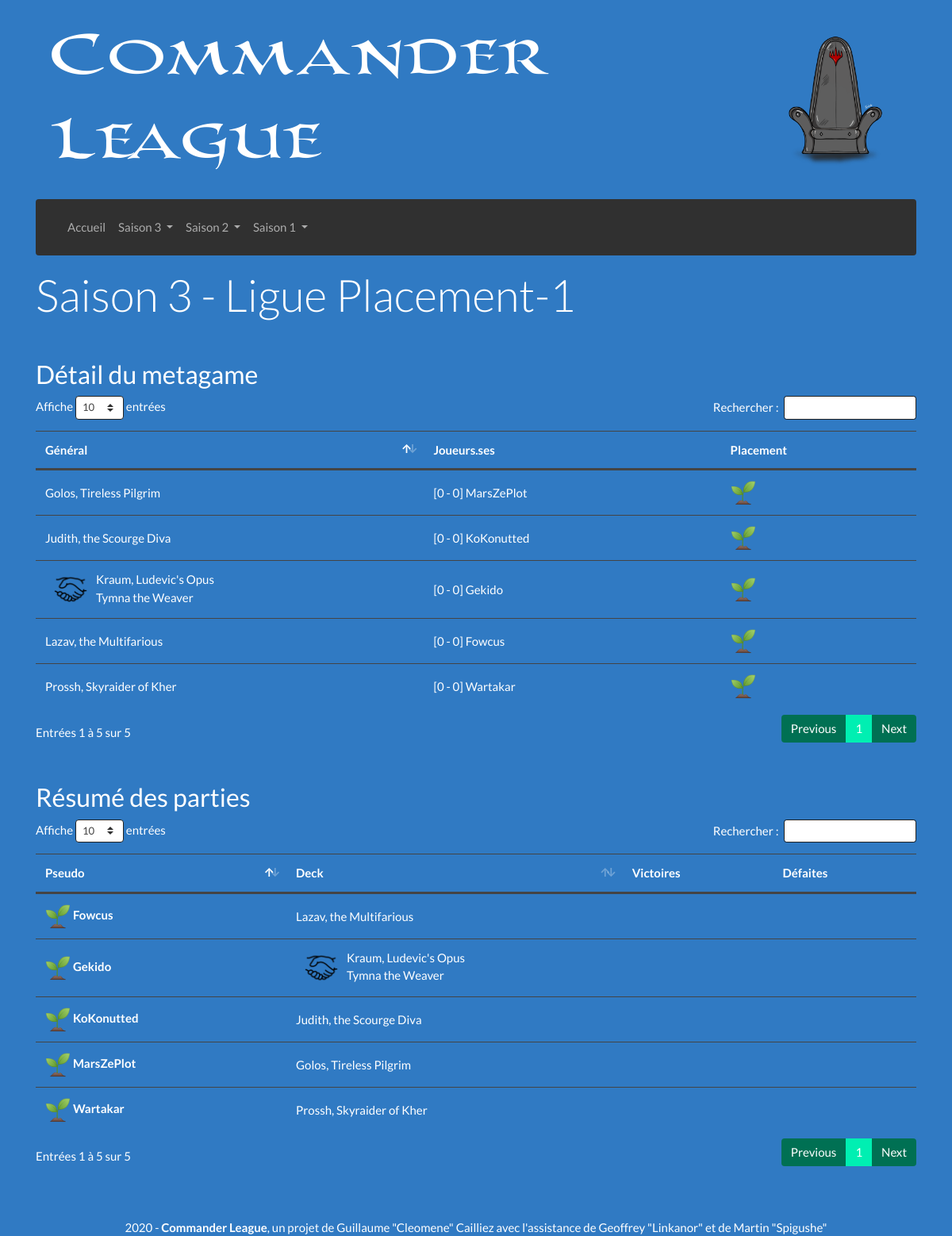
Screenshot of /Saison-3/Ligue-Placement-1 with the database file from the repository.
### tables this page shows
CREATE TABLE "participants" (
	"id_discord"	TEXT,
	"pseudo"	TEXT NOT NULL,
	"nom_role"	TEXT NOT NULL,
	PRIMARY KEY("id_discord")
);

CREATE TABLE "decks" (
	"id_deck"	INTEGER PRIMARY KEY AUTOINCREMENT,
	"id_discord"	TEXT NOT NULL,
	"est_joue"	INTEGER NOT NULL,
	"cle_MV"	INTEGER NOT NULL,
	"hash"	TEXT NOT NULL,
	"liste"	TEXT NOT NULL,
	"general"	TEXT NOT NULL
);

### Afficher/Elements/Vue/Vue_Groupe.php (called while the page is built)
<?php
function Affichage ($helper) {
	$affichage  = afficherTableauMetagame ($helper);
	$affichage .= afficherTableauParties ($helper);
	return $affichage;
}

### Afficher/Controleur.php (called while the page is built, shortened)
<?php
function getContenu ()
{
	if (isset($_GET['saison']) && isset($_GET['ligue']))
	{
		if (preg_match("/Placement/", $_GET['ligue']))
		{
			require_once('Afficher/Pages/Placement/Controleur.php');
		}
	}
	return Affichage($helper);
}
require_once('Afficher/Vue.php');

### Afficher/Vue.php (called while the page is built)
<?php
$contenu = getContenu();
require_once('Afficher/Elements/Gabarit.php');

### index.php (called while the page is built, shortened)
<?php
require_once('Controleur.php');

### Modele.php (called while the page is built, shortened)
<?php
function getBdd() {
	$bdd = new PDO("sqlite:BD/database.sqlite");
	    $bdd->setAttribute(PDO::ATTR_DEFAULT_FETCH_MODE, PDO::FETCH_ASSOC);
	    $bdd->setAttribute(PDO::ATTR_ERRMODE, PDO::ERRMODE_EXCEPTION);
	$bdd->query($_SESSION['dicoTables']['tableParticipants']);
	$bdd->query($_SESSION['dicoTables']['tableRoles']);
	$bdd->query($_SESSION['dicoTables']['tableDecks']);
	$bdd->query($_SESSION['dicoTables']['tableResultats']);
	$bdd->query($_SESSION['dicoTables']['tableLigues']);
	return $bdd;
}
function executerRequete($sql, $params = null) {
	if ($params == null) {
		$resultat = getBdd()->query($sql);
	} else {
		$resultat = getBdd()->prepare($sql);
		$resultat->execute($params);
	}
	return $resultat;
}

### Afficher/Elements/Resultats/Details.php (called while the page is built, shortened)
<?php
$helper = array();
$sql = "SELECT liste_decks FROM ligues
		WHERE num_saison = :s AND nom_ligue = :l;";
$helper['infos']['saison'] = $_GET['saison'];
$helper['infos']['ligue']  = ($_GET['saison'] < 3) ? preg_split("/-/",$_GET['ligue'])[0] : $_GET['ligue'];
$donnees = array(
	':l' => $_GET['ligue'],
	':s' => $helper['infos']['saison'],
);
$requete = executerRequete($sql,$donnees);
$resultat = $requete->fetch()['liste_decks'];
$_liste = preg_split('/, /i',$resultat);
$helper['infos']['decks'] = $_liste;
$_nbDecks = count($helper['infos']['decks']);
$helper['infos']['nbDecks'] = $_nbDecks;
$helper['infos']['max'] = $_nbDecks * ($_nbDecks - 1) / 2;
$helper['infos']['joues'] = 0;
$sql = "SELECT * FROM participants p
		JOIN decks d ON p.id_discord = d.id_discord
		WHERE d.id_deck = :id;";
for ($i = 0; $i < count($helper['infos']['decks']); $i++) {
	$requete = executerRequete($sql,array(':id'=>$helper['infos']['decks'][$i]));
	$resultat = $requete->fetch();
	$helper['infos']['pseudo'][] = $resultat['pseudo'];
	$helper['infos']['id_discord'][] = $resultat['id_discord'];
	$helper[$resultat['id_deck']] = array(
		'pseudo'		=> $resultat['pseudo'],
		'id_discord'	=> $resultat['id_discord'],
		'id_deck'		=> $resultat['id_deck'],
		'liste'			=> $resultat['liste'],
		'general'		=> $resultat['general'],
		'hash'			=> $resultat['hash'],
		'parties'		=> array(),
		'victoires'		=> 0,
		'defaites'		=> 0,
		'tiebreakers'	=> array(
			'matchPoints'			=> 0,
			'diffPoints'			=> 0,
			'tiedParticipants'		=> 0,
		),
	);
}

### Afficher/Pages/Placement/Controleur.php (called while the page is built)
<?php
require_once('Afficher/Elements/Modele.php');
require_once('Afficher/Pages/Placement/Modele.php');
if (preg_match("/[0-9]/",$_GET['ligue'])) {
	require_once("Afficher/Elements/Resultats/Details.php");
	require_once("Afficher/Elements/Vue/Vue_Groupe.php");
} else {
	require_once("Afficher/Elements/Resultats/Placement.php");
	require_once("Afficher/Elements/Vue/Vue_Global.php");
}

### Afficher/Elements/Tableaux/Vue_TableauParties.php (the view, shortened to what this page needs)
<?php
function tableauParties ($helper) {
	ob_start(); ?>
	<div class="table-responsive mb-5">
	<table id="tablePlacements" class="table table-hover" aria-describedby="tablePlacements">
		<thead>
			<tr>
				<th scope="col" class="sorting" aria-controls="tablePlacements">Pseudo</th>
				<th scope="col">Deck</th>
				<th scope="col">Victoires</th>
				<th scope="col">Défaites</th>
			</tr>
		</thead>
		<tbody>
		<?php
		for ($i = 0; $i < count($helper['infos']['pseudo']); $i++) {
			$cle = $helper['infos']['pseudo'][$i];
			?>
			<tr>
				<th scope="row" class="align-middle">
					<img src="Afficher/Icones/Placement-<?= min(3,$helper[$cle]['victoires']) ?>.png" width="32px">
					<?= $cle ?>
				</th>
				<td class="align-middle sorting_1">
					<?= afficheGeneralMetagame($helper[$cle]['general']) ?>
				</td>
				<td class="align-middle">
				</td>
				<td class="align-middle">
				</td>
			</tr>
			<?php
		}
		?>
		</tbody>
	</table>
	</div>
	<?php return ob_get_clean();
}

### Afficher/Pages/Placement/Modele.php (shortened to what this page needs)
<?php
function afficheGeneralMetagame ($texte) {
	$contraintes = "";
	if (preg_match('/\//i',$texte)) $contraintes .= "P";
	if ($contraintes == "") return $texte;
	if (preg_match('/p/i',$contraintes)) {
		$liste_partners = (preg_match('/c/i',$contraintes)) ? preg_split('/\(/',$texte)[0] : $texte;
		$partenaires = array(preg_split('/\/\//i',$liste_partners)[0],preg_split('/\/\//i',$liste_partners)[1]);
		$retour = imagePartenaires("principal") . "<div>" . $partenaires[0] . "<br />" . $partenaires[1] . "</div>";
	}
	return $retour;
}

### Afficher/Elements/Tableaux/Vue_TableauMetagame.php (shortened to what this page needs)
<?php
function tableauMetagame ($lignes) {
	ob_start(); ?>
	<div class="table-responsive text-nowrap mb-5">
	<table id="tableMetagame" class="table table-hover" aria-describedby="tableMetagame">
		<thead>
			<tr>
				<th scope="col" class="sorting" aria-controls="tablePlacements">Général</th>
				<th scope="col">Joueurs.ses</th>
				<th scope="col">Placement</th>
			</tr>
		</thead>
		<tbody>
		<?php foreach ($lignes as $general => $ligne): ?>
			<tr>
				<td class="align-middle"><?= $ligne['general'] ?></td>
				<td class="align-middle">
					<?php for ($i = 0; $i < count ($ligne['joueurs']); $i++) {
						echo "[".$ligne[$ligne['joueurs'][$i]]['parties']."] ".$ligne['joueurs'][$i]."<br>";
					} ?>
				</td>
				<td class="align-middle">
					<?php for ($i = 0; $i < count ($ligne['joueurs']); $i++) : ?>
						<img src="Afficher/Icones/Placement-<?= $ligne[$ligne['joueurs'][$i]]['ligue'] ?>.png" width="32px">
					<?php endfor; ?>
				</td>
			</tr>
		<?php endforeach; ?>
		</tbody>
	</table>
	</div>
	<?php return ob_get_clean();
}

### Afficher/CSS/overriding.css (style rules this page uses)
body { background-image: url('/Afficher/CSS/Images/Background.png'); background-color: #307AC3; background-size: 100%; }

### rows the page displays
participants: decks.general "Kraum, Ludevic's Opus", decks.general "Tymna the Weaver"
participants: cle "Fowcus", decks.general "Lazav, the Multifarious"
participants: cle "KoKonutted", decks.general "Judith, the Scourge Diva"
participants: decks.general "Golos, Tireless Pilgrim"
participants: decks.general "Prossh, Skyraider of Kher"

### other values shown
$_GET['saison'] "3"
$_GET['ligue'] "Placement-1"
$ligne['general'] "Lazav, the Multifarious"
$ligne[$ligne['joueurs'][$i]]['parties'] "0 - 0"
$ligne['joueurs'][$i] "Fowcus"
$ligne['joueurs'][$i] "Gekido"
$ligne['general'] "Judith, the Scourge Diva"
$ligne['joueurs'][$i] "KoKonutted"
$ligne['general'] "Golos, Tireless Pilgrim"
$ligne['joueurs'][$i] "MarsZePlot"
$ligne['general'] "Prossh, Skyraider of Kher"
$ligne['joueurs'][$i] "Wartakar"
$cle "Gekido"
$cle "MarsZePlot"
$cle "Wartakar"
